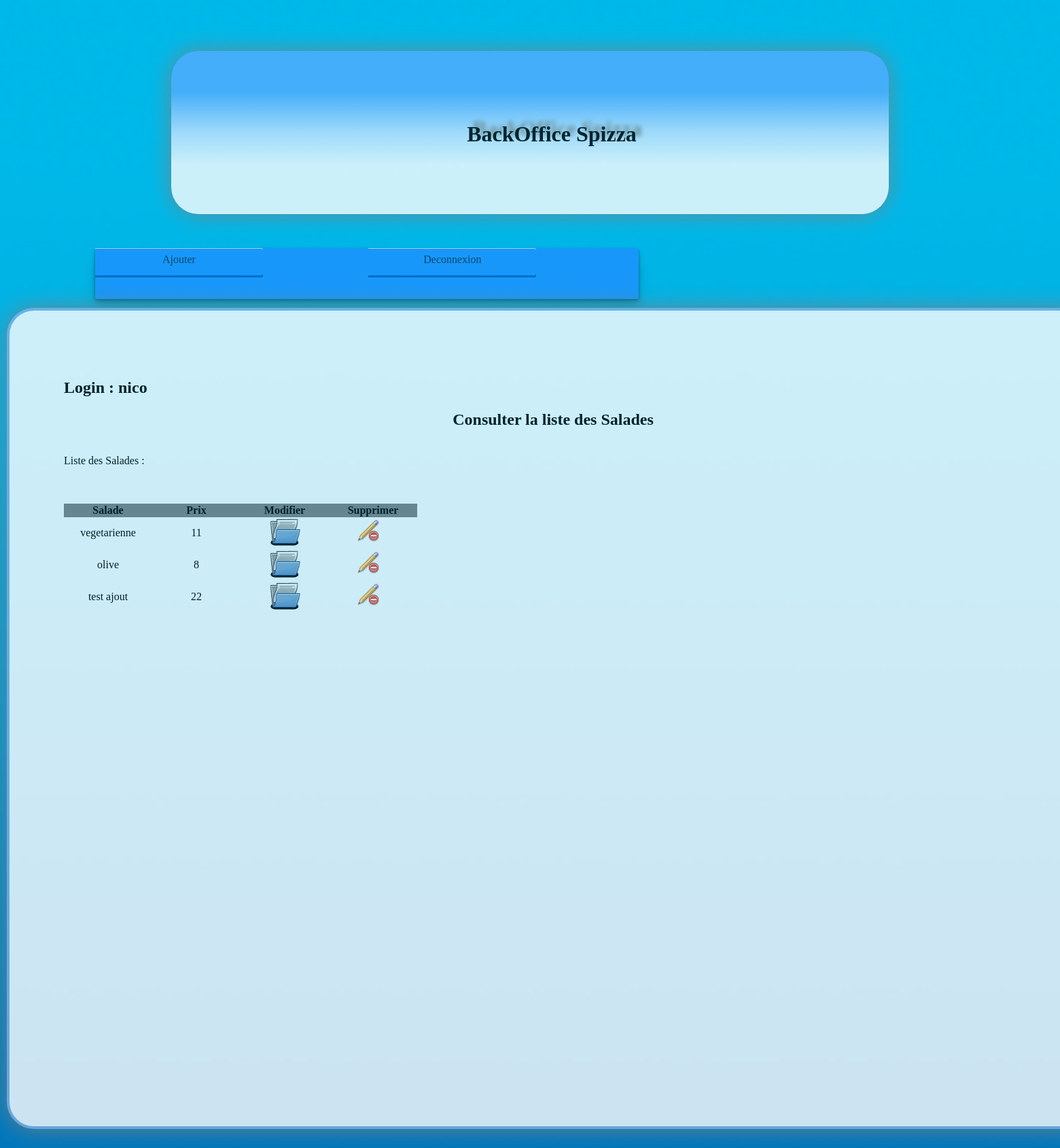
Page /php/ListeSalade.php (signed in) on the committed database.
### tables this page shows
CREATE TABLE IF NOT EXISTS `salade` (
  `CodeSalade` int(11) NOT NULL auto_increment,
  `NomSalade` varchar(30) NOT NULL,
  `PrixSalade` double NOT NULL,
  `image` varchar(50) NOT NULL,
  PRIMARY KEY  (`CodeSalade`)
);

### php/_function.php (called while the page is built, shortened)
<?php
function connexion()
{
	$pdo = false ;
	try {
			$pdo = new PDO(
			'mysql:host=localhost;dbname=spizza',
			'root',
			'root'
			);
			$pdo->setAttribute(PDO::ATTR_ERRMODE,PDO::ERRMODE_EXCEPTION);
		}
	catch (PDOException $err) {
			$messageErreur = $err->getMessage();
			error_log($messageErreur,0);
		}
	return $pdo ;
}
function listeSalade()
{
	$result = false;
	$pdo = connexion();
	if($pdo != false)
	{
		$listeSalade = "
						SELECT *
						FROM salade
					";
		$result = $pdo -> query($listeSalade)->fetchall();
	}
	return $result;
}

### php/ListeSalade.php (the view, shortened to what this page needs)
<head>
</head>
<?php
	require_once('_function.php');
?>
<div class="contenu" >
	<h2>
	Login : <?php echo $_SESSION["user"];  ?>
		<h2 align="center">
		Consulter la liste des Salades
		</h2>
	</h2>
Liste des Salades :
<form method="POST" action="">
<table class="ficheCourante">
	<thead class="thead">
		<tr>
			<th>
				Salade
			</th>
			<th>
				Prix
			</th>
			<th>
				Modifier
			</th>
			<th>
				Supprimer
			</th>
		</tr>
	</thead>
	<tbody>
	<?php
	$ListeSalade = listeSalade();
	for ($i = 0; $i < count($ListeSalade); $i++) {
	?>
		<tr>
			<td>
			<?php echo $ListeSalade[$i]["NomSalade"]?>
			</td>
			<td>
			<?php echo $ListeSalade[$i]["PrixSalade"]?>
			</td>
			<td>
			<input type="submit" name="ConsulterSalade" class="consulter" value="<?php echo $ListeSalade[$i]["CodeSalade"] ?>" />
			</td>
			<td>
			<input type="submit" name="SupprimerSalade" class="suppression"  value="<?php echo $ListeSalade[$i]["CodeSalade"] ?>"/>
			</td>
		</tr>
	<?php } ?>
	</tbody>
</table>
</form>

### css/General.css (style rules this page uses)
.accordeon { width:250px; }
body { margin: auto; background-image: url("aaa.jpeg"); background-size:cover; background-position: center center; opacity: 0.8; }
header { background-color: #1E90FF; width: 61em; height: 10em; margin: auto; border-radius: 2.5em; margin-top: 75px; padding: 2.5em; box-shadow: 0em 0em 2em grey; z-index: 1; background-image: -webkit-linear-gradient( top, rgba(255, 255, 255, 0.25) 25%, rgba(255, 255, 255, 0.75) 50%, rgba(255, 255, 255, 1) 70% ); background-image: -moz-linear-gradient( top, rgba(255, 255, 255, 0.25) 25%, rgba(255, 255, 255, 0.75) 50%, rgba(255, 255, 255, 1) 70% ); background-image: -ms-linear-gradient( top, rgba(255, 255, 255, 0.25) 25%, rgba(255, 255, 255, 0.75) 50%, rgba(255, 255, 255, 1) 70% ); background-image: -o-linear-gradient( top, rgba(255, 255, 255, 0.25) 25%, rgba(255, 255, 255, 0.75) 50%, rgba(255, 255, 255, 1) 70% ); background-image: linear-gradient( top, rgba(255, 255, 255, 0.25) 25%, rgba(255, 255, 255, 0.75) 50%, rgba(255, 255, 255, 1) 70% ); }
div.contenu { background-color: white; border: 0.3em solid #80B2E6; width: 90em; min-height: 65em; margin: auto; padding: 5em; margin-bottom: 2.5em; margin-top: 2.5em; border-radius: 2.5em; box-shadow: 0em 0em 2em grey; }
div.menu { width: 45em; height: 3em; margin: auto; z-index: 0; border-bottom-left-radius: 1.2em; }
table { border: 0.1em solid black; }
th { border: 0.1em solid black; width: 8em; }
table.ficheCourante { border: 0; border-collapse: collapse; }
table.ficheCourante th { border: 0; }
table.ficheCourante tr { border: 0; }
table.ficheCourante td { border: 0; text-align: center; }
.thead { background-color: grey; }
.suppression { font-size: 0; background: url(../images/supprimer.png) no-repeat; height: 38px; width: 46px; border: none; }
ul { margin-top:0px; margin-bottom:0px; margin-left:-10px }
.consulter { font-size: 0; background: url(../images/Dossier.jpg) no-repeat; height: 45px; width: 45px; border: none; }
ul { display: table; width: 800px; margin-left: -280px; margin-top: 50px; padding: 0; background: linear-gradient(deepskyblue, dodgerblue); background: -webkit-linear-gradient(deepskyblue, dodgerblue); background: -moz-linear-gradient(deepskyblue, dodgerblue); background: -ms-linear-gradient(deepskyblue, dodgerblue); background: -o-linear-gradient(deepskyblue, dodgerblue); background: linear-gradient(deepskyblue, dodgerblue); background: dodgerblue; border-radius: 3px; box-shadow: 0 1px 3px rgba(0, 0, 0, .3), 0 3px 5px rgba(0, 0, 0, .2), 0 5px 10px rgba(0, 0, 0, .2), 0 20px 20px rgba(0, 0, 0, .15); }
ul li { display: table-cell; }
ul li a { width: 231px; display: block; text-align: center; color: rgba(0, 0, 0, .7); text-decoration: none; padding: 8px 8px 17px 8px; box-shadow: 0 1px 0 rgba(255, 255, 255, .7) inset, 0 -1px 0 hsl(210, 100%, 32%) inset, 0 -2px 0 hsl(210, 100%, 38%) inset, 0 -3px 0 hsl(210, 100%, 44%) inset, 0 -4px 0 hsl(210, 100%, 50%) inset, 0 -5px 0 hsl(210, 100%, 60%) inset; transition: padding .3s; }
ul li:first-child a { border-radius: 3px 0 0 3px; }
ul li:last-child a { border-radius: 0 3px 3px 0; }
body, input { margin: 0; padding: 0; }
body { margin: 10px; background-color: #452519; }

### css/Texte.css (style rules this page uses)
p { font-family: Comic Sans MS; font-size: 15px; -webkit-margin-before:1em ; -webkit-margin-after: 0; -webkit-margin-start: 0px; -webkit-margin-end: 0px; }
#Accueil { text-decoration: none; color: black; }

### rows in the picture
salade: NomSalade "vegetarienne", PrixSalade "11", ConsulterSalade "1", SupprimerSalade "1"
salade: NomSalade "olive", PrixSalade "8", ConsulterSalade "2", SupprimerSalade "2"
salade: NomSalade "test ajout", PrixSalade "22", ConsulterSalade "4", SupprimerSalade "4"

### other values in the picture
$_SESSION["user"] "nico"
